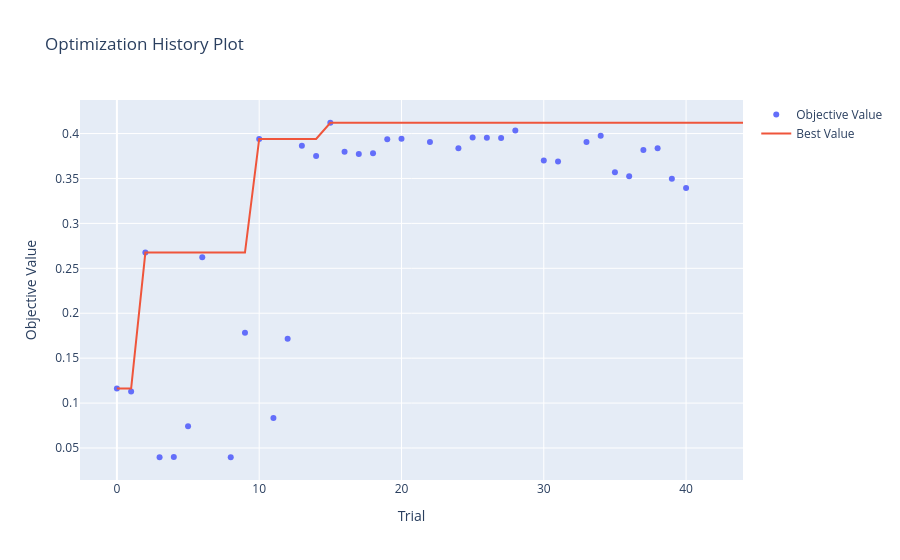

The code cell stored with this chart in its notebook:
### Markdown cell above
## Optimization History

The optimization history shows how the best validation score improved over successive trials.

### Code cell
plot_optimization_history(study_initial)

### Figure 1 — Plotly figure (JSON) as saved in the notebook; plotly's stock layout.template omitted (floating-point values rounded to 4 significant figures)
{"data": [{"mode": "markers", "name": "Objective Value", "type": "scatter", "x": [0, 1, 2, 3, 4, 5, 6, 8, 9, 10, 11, 12, 13, 14, 15, 16, 17, 18, 19, 20, 22, 24, 25, 26, 27, 28, 30, 31, 33, 34, 35, 36, 37, 38, 39, 40], "y": [0.1162, 0.1129, 0.2675, 0.03972, 0.03987, 0.07421, 0.2623, 0.03972, 0.1783, 0.394, 0.08335, 0.1717, 0.3864, 0.3749, 0.412, 0.3798, 0.3773, 0.3781, 0.3936, 0.3943, 0.3906, 0.3836, 0.3956, 0.3954, 0.395, 0.4035, 0.37, 0.3689, 0.3905, 0.3975, 0.3568, 0.3525, 0.3816, 0.3837, 0.3496, 0.3394]}, {"mode": "lines", "name": "Best Value", "type": "scatter", "x": [0, 1, 2, 3, 4, 5, 6, 7, 8, 9, 10, 11, 12, 13, 14, 15, 16, 17, 18, 19, 20, 21, 22, 23, 24, 25, 26, 27, 28, 29, 30, 31, 32, 33, 34, 35, 36, 37, 38, 39, 40, 41, 42, 43, 44], "y": [0.1162, 0.1162, 0.2675, 0.2675, 0.2675, 0.2675, 0.2675, 0.2675, 0.2675, 0.2675, 0.394, 0.394, 0.394, 0.394, 0.394, 0.412, 0.412, 0.412, 0.412, 0.412, 0.412, 0.412, 0.412, 0.412, 0.412, 0.412, 0.412, 0.412, 0.412, 0.412, 0.412, 0.412, 0.412, 0.412, 0.412, 0.412, 0.412, 0.412, 0.412, 0.412, 0.412, 0.412, 0.412, 0.412, 0.412]}, {"marker": {"color": "#cccccc"}, "mode": "markers", "name": "Infeasible Trial", "showlegend": false, "type": "scatter", "x": [], "y": []}], "layout": {"title": {"text": "Optimization History Plot"}, "xaxis": {"title": {"text": "Trial"}}, "yaxis": {"title": {"text": "Objective Value"}}}}
